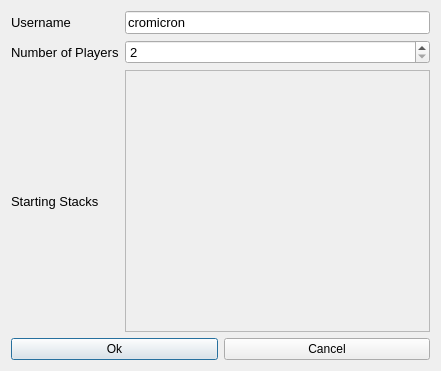
<?xml version="1.0" encoding="UTF-8"?>
<ui version="4.0">
 <class>Dialog</class>
 <widget class="QDialog" name="Dialog">
  <property name="geometry">
   <rect>
    <x>0</x>
    <y>0</y>
    <width>441</width>
    <height>371</height>
   </rect>
  </property>
  <property name="windowTitle">
   <string>Dialog</string>
  </property>
  <layout class="QGridLayout" name="gridLayout">
   <item row="0" column="0">
    <widget class="QLabel" name="labelUsername">
     <property name="font">
      <font>
       <pointsize>10</pointsize>
      </font>
     </property>
     <property name="text">
      <string>Username</string>
     </property>
    </widget>
   </item>
   <item row="0" column="1">
    <widget class="QLineEdit" name="lineEditUsername">
     <property name="font">
      <font>
       <pointsize>10</pointsize>
      </font>
     </property>
     <property name="text">
      <string>cromicron</string>
     </property>
    </widget>
   </item>
   <item row="1" column="0">
    <widget class="QLabel" name="labelNumPlayers">
     <property name="font">
      <font>
       <pointsize>10</pointsize>
      </font>
     </property>
     <property name="text">
      <string>Number of Players</string>
     </property>
    </widget>
   </item>
   <item row="1" column="1">
    <widget class="QSpinBox" name="spinBoxNumPlayers">
     <property name="font">
      <font>
       <pointsize>10</pointsize>
      </font>
     </property>
     <property name="minimum">
      <number>2</number>
     </property>
     <property name="maximum">
      <number>9</number>
     </property>
    </widget>
   </item>
   <item row="2" column="0">
    <widget class="QLabel" name="labelStartingStack">
     <property name="font">
      <font>
       <pointsize>10</pointsize>
      </font>
     </property>
     <property name="text">
      <string>Starting Stacks</string>
     </property>
    </widget>
   </item>
   <item row="3" column="0" colspan="2">
    <layout class="QHBoxLayout" name="horizontalLayout">
     <item>
      <widget class="QPushButton" name="okButton">
       <property name="text">
        <string>Ok</string>
       </property>
      </widget>
     </item>
     <item>
      <widget class="QPushButton" name="cancelButton">
       <property name="text">
        <string>Cancel</string>
       </property>
      </widget>
     </item>
    </layout>
   </item>
   <item row="2" column="1">
    <widget class="QFrame" name="chipstacksFrame">
     <property name="frameShape">
      <enum>QFrame::StyledPanel</enum>
     </property>
     <property name="frameShadow">
      <enum>QFrame::Raised</enum>
     </property>
     <layout class="QVBoxLayout" name="verticalLayout"/>
    </widget>
   </item>
  </layout>
 </widget>
 <resources/>
 <connections/>
</ui>
